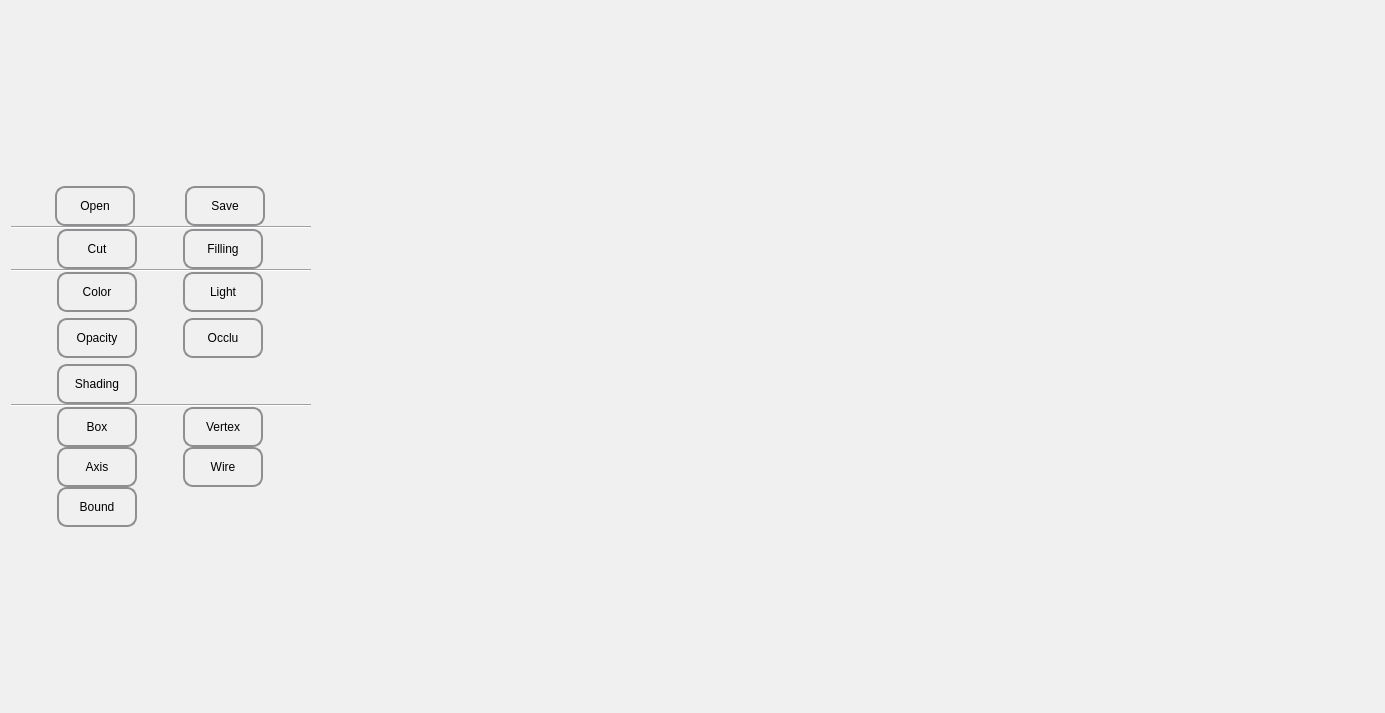
<?xml version="1.0" encoding="UTF-8"?>
<ui version="4.0">
 <class>STLViewer</class>
 <widget class="QWidget" name="STLViewer">
  <property name="geometry">
   <rect>
    <x>0</x>
    <y>0</y>
    <width>1385</width>
    <height>713</height>
   </rect>
  </property>
  <property name="windowTitle">
   <string>STLViewer</string>
  </property>
  <property name="styleSheet">
   <string notr="true">QWidget{

background-color: rgb(240, 240, 240);
}

QToolButton
{
   border: 2px solid #8f8f91;
    border-radius: 10px;
   
}
</string>
  </property>
  <layout class="QGridLayout" name="gridLayout">
   <item row="0" column="0">
    <layout class="QHBoxLayout" name="horizontalLayout">
     <property name="spacing">
      <number>0</number>
     </property>
     <item>
      <widget class="QWidget" name="widget" native="true">
       <property name="maximumSize">
        <size>
         <width>300</width>
         <height>16777215</height>
        </size>
       </property>
       <layout class="QVBoxLayout" name="verticalLayout_2">
        <property name="spacing">
         <number>0</number>
        </property>
        <property name="leftMargin">
         <number>0</number>
        </property>
        <property name="topMargin">
         <number>0</number>
        </property>
        <property name="rightMargin">
         <number>0</number>
        </property>
        <property name="bottomMargin">
         <number>0</number>
        </property>
        <item>
         <layout class="QVBoxLayout" name="verticalLayout">
          <item>
           <spacer name="verticalSpacer_7">
            <property name="orientation">
             <enum>Qt::Vertical</enum>
            </property>
            <property name="sizeHint" stdset="0">
             <size>
              <width>20</width>
              <height>40</height>
             </size>
            </property>
           </spacer>
          </item>
          <item>
           <layout class="QGridLayout" name="gridLayout_2">
            <property name="horizontalSpacing">
             <number>6</number>
            </property>
            <property name="verticalSpacing">
             <number>0</number>
            </property>
            <item row="0" column="0">
             <widget class="QToolButton" name="OpentoolButton">
              <property name="minimumSize">
               <size>
                <width>80</width>
                <height>40</height>
               </size>
              </property>
              <property name="text">
               <string>Open</string>
              </property>
              <property name="icon">
               <iconset resource="../rss/3DView.qrc">
                <normaloff>:/image/Open.png</normaloff>:/image/Open.png</iconset>
              </property>
              <property name="iconSize">
               <size>
                <width>30</width>
                <height>30</height>
               </size>
              </property>
              <property name="toolButtonStyle">
               <enum>Qt::ToolButtonTextUnderIcon</enum>
              </property>
             </widget>
            </item>
            <item row="0" column="1">
             <widget class="QToolButton" name="SavetoolButton">
              <property name="minimumSize">
               <size>
                <width>80</width>
                <height>40</height>
               </size>
              </property>
              <property name="text">
               <string>Save</string>
              </property>
              <property name="icon">
               <iconset resource="../rss/3DView.qrc">
                <normaloff>:/image/Save.png</normaloff>:/image/Save.png</iconset>
              </property>
              <property name="iconSize">
               <size>
                <width>30</width>
                <height>30</height>
               </size>
              </property>
              <property name="toolButtonStyle">
               <enum>Qt::ToolButtonTextUnderIcon</enum>
              </property>
             </widget>
            </item>
           </layout>
          </item>
          <item>
           <widget class="Line" name="line_5">
            <property name="orientation">
             <enum>Qt::Horizontal</enum>
            </property>
           </widget>
          </item>
          <item>
           <layout class="QGridLayout" name="gridLayout_3">
            <item row="0" column="0">
             <widget class="QToolButton" name="CuttoolButton">
              <property name="sizePolicy">
               <sizepolicy hsizetype="Fixed" vsizetype="Fixed">
                <horstretch>0</horstretch>
                <verstretch>0</verstretch>
               </sizepolicy>
              </property>
              <property name="minimumSize">
               <size>
                <width>80</width>
                <height>40</height>
               </size>
              </property>
              <property name="mouseTracking">
               <bool>true</bool>
              </property>
              <property name="styleSheet">
               <string notr="true">QPushButton:hover,QToolButton:hover {

  border-top-color: qlineargradient(x1: 0, y1: 0, x2: 0, y2: 1, stop: 0 #b2afaa, stop: 0.5 #4847a1, stop: 1 #7e7cb6);
  border-radius: 1px;
  border-top-width: 15px;
  border-bottom-color: qlineargradient(x1: 0, y1: 0, x2: 0, y2: 1, stop: 0 #7e7cb6, stop: 0.5 #4847a1, stop: 1 #b2afaa);
  border-bottom-width: 15px;
  background-color: qlineargradient(x1: 0, y1: 0, x2: 0, y2: 1, stop: 0 #e4e0e1, stop: 1 #cfcbcd);

}</string>
              </property>
              <property name="text">
               <string>Cut</string>
              </property>
              <property name="icon">
               <iconset resource="../rss/3DView.qrc">
                <normaloff>:/image/cut.png</normaloff>:/image/cut.png</iconset>
              </property>
              <property name="iconSize">
               <size>
                <width>30</width>
                <height>30</height>
               </size>
              </property>
              <property name="checkable">
               <bool>false</bool>
              </property>
              <property name="toolButtonStyle">
               <enum>Qt::ToolButtonTextUnderIcon</enum>
              </property>
              <property name="arrowType">
               <enum>Qt::NoArrow</enum>
              </property>
             </widget>
            </item>
            <item row="0" column="1">
             <widget class="QToolButton" name="FillingtoolButton">
              <property name="minimumSize">
               <size>
                <width>80</width>
                <height>40</height>
               </size>
              </property>
              <property name="text">
               <string>Filling</string>
              </property>
              <property name="icon">
               <iconset resource="../rss/3DView.qrc">
                <normaloff>:/image/filling.png</normaloff>:/image/filling.png</iconset>
              </property>
              <property name="iconSize">
               <size>
                <width>30</width>
                <height>30</height>
               </size>
              </property>
              <property name="toolButtonStyle">
               <enum>Qt::ToolButtonTextUnderIcon</enum>
              </property>
             </widget>
            </item>
           </layout>
          </item>
          <item>
           <widget class="Line" name="line_6">
            <property name="orientation">
             <enum>Qt::Horizontal</enum>
            </property>
           </widget>
          </item>
          <item>
           <layout class="QGridLayout" name="gridLayout_4">
            <property name="horizontalSpacing">
             <number>0</number>
            </property>
            <property name="verticalSpacing">
             <number>6</number>
            </property>
            <item row="0" column="0">
             <widget class="QToolButton" name="ColortoolButton">
              <property name="minimumSize">
               <size>
                <width>80</width>
                <height>40</height>
               </size>
              </property>
              <property name="text">
               <string>Color</string>
              </property>
              <property name="icon">
               <iconset resource="../rss/3DView.qrc">
                <normaloff>:/image/Color.png</normaloff>:/image/Color.png</iconset>
              </property>
              <property name="iconSize">
               <size>
                <width>30</width>
                <height>30</height>
               </size>
              </property>
              <property name="toolButtonStyle">
               <enum>Qt::ToolButtonTextUnderIcon</enum>
              </property>
             </widget>
            </item>
            <item row="1" column="1">
             <widget class="QToolButton" name="OcclusiontoolButton">
              <property name="minimumSize">
               <size>
                <width>80</width>
                <height>40</height>
               </size>
              </property>
              <property name="text">
               <string>Occlu</string>
              </property>
              <property name="toolButtonStyle">
               <enum>Qt::ToolButtonTextUnderIcon</enum>
              </property>
             </widget>
            </item>
            <item row="0" column="1">
             <widget class="QToolButton" name="LighttoolButton">
              <property name="minimumSize">
               <size>
                <width>80</width>
                <height>40</height>
               </size>
              </property>
              <property name="text">
               <string>Light</string>
              </property>
              <property name="icon">
               <iconset resource="../rss/3DView.qrc">
                <normaloff>:/image/LightColor.png</normaloff>:/image/LightColor.png</iconset>
              </property>
              <property name="iconSize">
               <size>
                <width>30</width>
                <height>30</height>
               </size>
              </property>
              <property name="toolButtonStyle">
               <enum>Qt::ToolButtonTextUnderIcon</enum>
              </property>
             </widget>
            </item>
            <item row="1" column="0">
             <widget class="QToolButton" name="OpacitytoolButton">
              <property name="minimumSize">
               <size>
                <width>80</width>
                <height>40</height>
               </size>
              </property>
              <property name="text">
               <string>Opacity</string>
              </property>
              <property name="icon">
               <iconset resource="../rss/3DView.qrc">
                <normaloff>:/image/Opacity.png</normaloff>:/image/Opacity.png</iconset>
              </property>
              <property name="iconSize">
               <size>
                <width>30</width>
                <height>30</height>
               </size>
              </property>
              <property name="toolButtonStyle">
               <enum>Qt::ToolButtonTextUnderIcon</enum>
              </property>
             </widget>
            </item>
            <item row="2" column="0">
             <widget class="QToolButton" name="ShadingtoolButton">
              <property name="minimumSize">
               <size>
                <width>80</width>
                <height>40</height>
               </size>
              </property>
              <property name="text">
               <string>Shading</string>
              </property>
              <property name="icon">
               <iconset resource="../rss/3DView.qrc">
                <normaloff>:/image/Sha.png</normaloff>:/image/Sha.png</iconset>
              </property>
              <property name="iconSize">
               <size>
                <width>30</width>
                <height>30</height>
               </size>
              </property>
              <property name="toolButtonStyle">
               <enum>Qt::ToolButtonTextUnderIcon</enum>
              </property>
             </widget>
            </item>
           </layout>
          </item>
          <item>
           <widget class="Line" name="line_7">
            <property name="orientation">
             <enum>Qt::Horizontal</enum>
            </property>
           </widget>
          </item>
          <item>
           <layout class="QGridLayout" name="gridLayout_5">
            <item row="0" column="0">
             <widget class="QToolButton" name="BoxtoolButton">
              <property name="minimumSize">
               <size>
                <width>80</width>
                <height>40</height>
               </size>
              </property>
              <property name="text">
               <string>Box</string>
              </property>
              <property name="icon">
               <iconset resource="../rss/3DView.qrc">
                <normaloff>:/image/Box.png</normaloff>:/image/Box.png</iconset>
              </property>
              <property name="iconSize">
               <size>
                <width>30</width>
                <height>30</height>
               </size>
              </property>
              <property name="toolButtonStyle">
               <enum>Qt::ToolButtonTextUnderIcon</enum>
              </property>
             </widget>
            </item>
            <item row="0" column="1">
             <widget class="QToolButton" name="VertextoolButton">
              <property name="minimumSize">
               <size>
                <width>80</width>
                <height>40</height>
               </size>
              </property>
              <property name="text">
               <string>Vertex</string>
              </property>
              <property name="icon">
               <iconset resource="../rss/3DView.qrc">
                <normaloff>:/image/Vertex.png</normaloff>:/image/Vertex.png</iconset>
              </property>
              <property name="iconSize">
               <size>
                <width>30</width>
                <height>30</height>
               </size>
              </property>
              <property name="toolButtonStyle">
               <enum>Qt::ToolButtonTextUnderIcon</enum>
              </property>
             </widget>
            </item>
            <item row="1" column="1">
             <widget class="QToolButton" name="WiretoolButton">
              <property name="minimumSize">
               <size>
                <width>80</width>
                <height>40</height>
               </size>
              </property>
              <property name="text">
               <string>Wire</string>
              </property>
              <property name="icon">
               <iconset resource="../rss/3DView.qrc">
                <normaloff>:/image/LineView.png</normaloff>:/image/LineView.png</iconset>
              </property>
              <property name="iconSize">
               <size>
                <width>30</width>
                <height>30</height>
               </size>
              </property>
              <property name="toolButtonStyle">
               <enum>Qt::ToolButtonTextUnderIcon</enum>
              </property>
             </widget>
            </item>
            <item row="1" column="0">
             <widget class="QToolButton" name="AxistoolButton">
              <property name="minimumSize">
               <size>
                <width>80</width>
                <height>40</height>
               </size>
              </property>
              <property name="text">
               <string>Axis</string>
              </property>
              <property name="icon">
               <iconset resource="../rss/3DView.qrc">
                <normaloff>:/image/Axis.png</normaloff>:/image/Axis.png</iconset>
              </property>
              <property name="iconSize">
               <size>
                <width>30</width>
                <height>30</height>
               </size>
              </property>
              <property name="toolButtonStyle">
               <enum>Qt::ToolButtonTextUnderIcon</enum>
              </property>
             </widget>
            </item>
            <item row="2" column="0">
             <widget class="QToolButton" name="BoundarytoolButton">
              <property name="minimumSize">
               <size>
                <width>80</width>
                <height>40</height>
               </size>
              </property>
              <property name="text">
               <string>Bound</string>
              </property>
             </widget>
            </item>
           </layout>
          </item>
          <item>
           <spacer name="verticalSpacer_8">
            <property name="orientation">
             <enum>Qt::Vertical</enum>
            </property>
            <property name="sizeHint" stdset="0">
             <size>
              <width>20</width>
              <height>40</height>
             </size>
            </property>
           </spacer>
          </item>
         </layout>
        </item>
       </layout>
      </widget>
     </item>
     <item>
      <widget class="CustomVTKWidget" name="openGLWidget" native="true"/>
     </item>
    </layout>
   </item>
  </layout>
 </widget>
 <customwidgets>
  <customwidget>
   <class>CustomVTKWidget</class>
   <extends>QWidget</extends>
   <header>customvtkwidget.h</header>
  </customwidget>
 </customwidgets>
 <resources>
  <include location="../rss/3DView.qrc"/>
 </resources>
 <connections/>
</ui>
